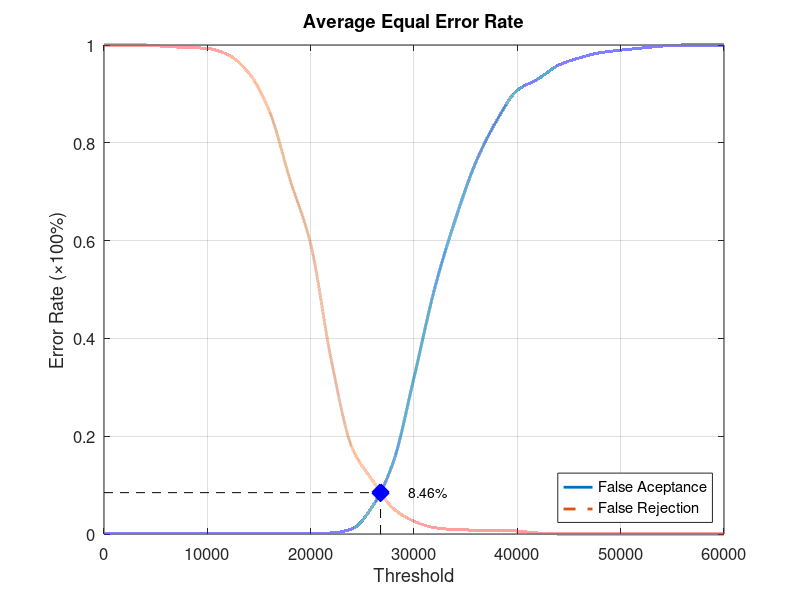
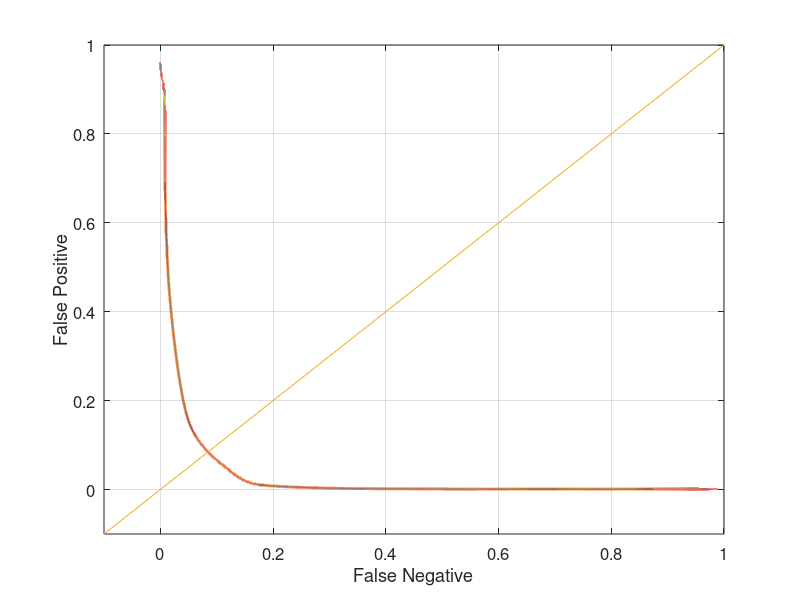

Here is the MATLAB script that generated these plots, in order:
function yEER = Database1Average
close all;
clear;
clc;
x = 0:2000:60000;
xq = 0:0.5:60000;

y0 = [0 0.00105263 0.00105263 0.00105263 0.00105263 0.00105263 0.00105263 0.00105263 0.00105263 0.00105263 0.00105263 0.00210526 0.0105263 0.0568421 0.147368 0.32 0.502105 0.643158 0.761053 0.845263 0.907368 0.930526 0.958947 0.973684 0.984211 0.989474 0.993684 0.997895 1 1 1];
yy0 = interp1(x, y0, xq, 'pchip');
y1 = [1 1 1 0.997 0.995 0.993 0.98 0.943 0.865 0.725 0.593 0.355 0.177 0.109 0.052 0.026 0.013 0.009 0.008 0.008 0.006 0.002 0 0 0 0 0 0 0 0 0];
yy1 = interp1(x, y1, xq, 'pchip');

% Calculating EER: 
y2 = abs(y0 - y1);
find(y2 == min(y2))
yy2 = abs(yy0 - yy1);
xEER = find(yy2 == min(yy2));
xEERIndex = xq(xEER) % X-axis EER
yEER = yy0(xEER) % Y-axis EER

main = figure
plot(xq, yy0,'-','LineWidth', 2);	hold on
plot(xq, yy1,'--','LineWidth', 2);	hold on
plot([xEERIndex xEERIndex], [0 yEER], 'k--');	hold on
plot([0 xEERIndex], [yEER yEER], 'k--');	hold on
plot(xEERIndex, yEER, 'bx', 'LineWidth', 10);	hold on
text(xEERIndex + 10 * xEERIndex / 100, yEER, [num2str(round((10000 * yEER)) / 100) '%'])
legend('False Aceptance', 'False Rejection', 'Location', 'SouthEast')
xlabel('Threshold')
ylabel('Error Rate (\times100%)')
title('Average Equal Error Rate')
set(gca, 'FontSize', 12)
axis([0 60000 0 1])
grid on

print(main, 'Database1AverageMain', '-dpng');
FNRxFPR = figure('Color', [1 1 1]);
plot(yy1, yy0, '-', yy1, yy0, 'LineWidth', 2);
hold on
y = -0.1:0.1:1
plot(y, y); 
set(gca, 'FontSize', 12)
xlabel('False Negative')
ylabel('False Positive')
axis([-0.1 1 -0.1 1])
set(gca, 'FontSize', 12)
grid on

print(FNRxFPR, 'Database1AverageFNRxFPR','-dpng');
end
